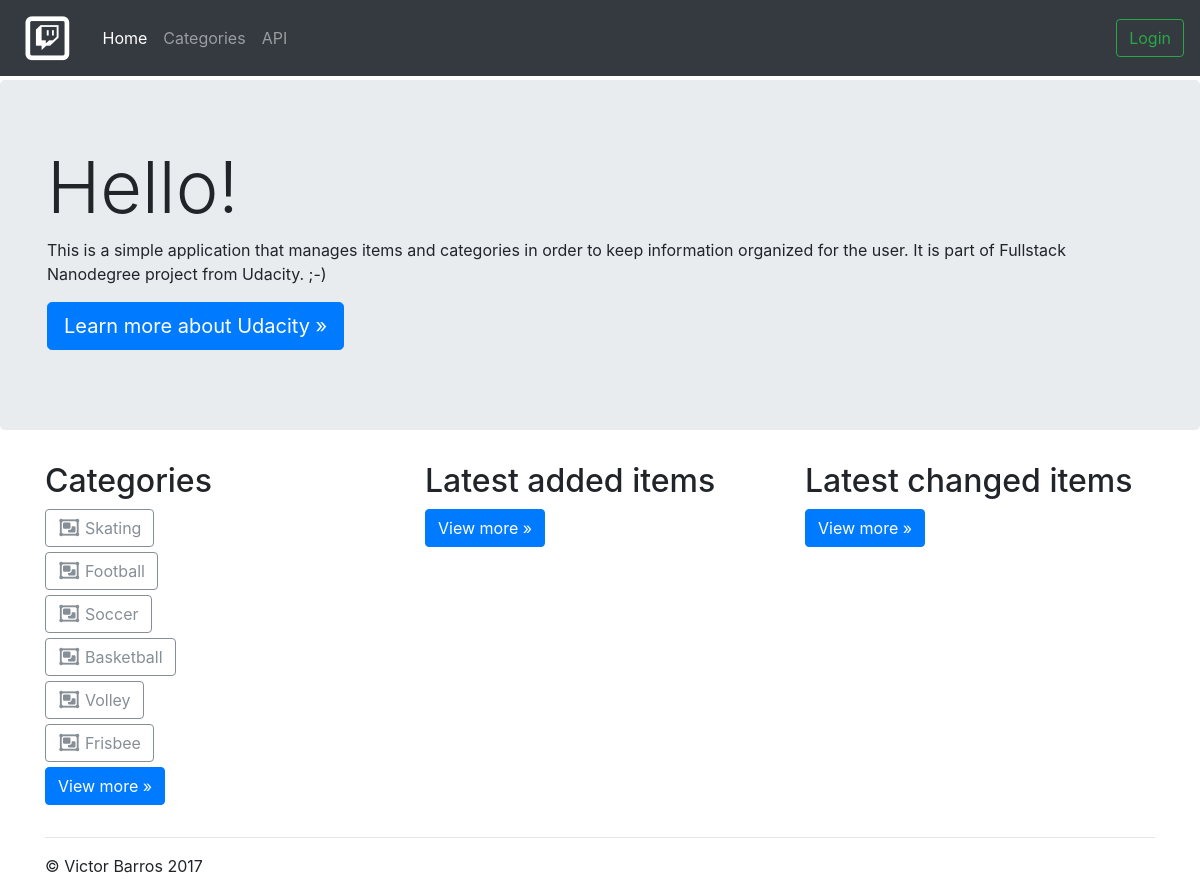
The app's page /manager/, older data.
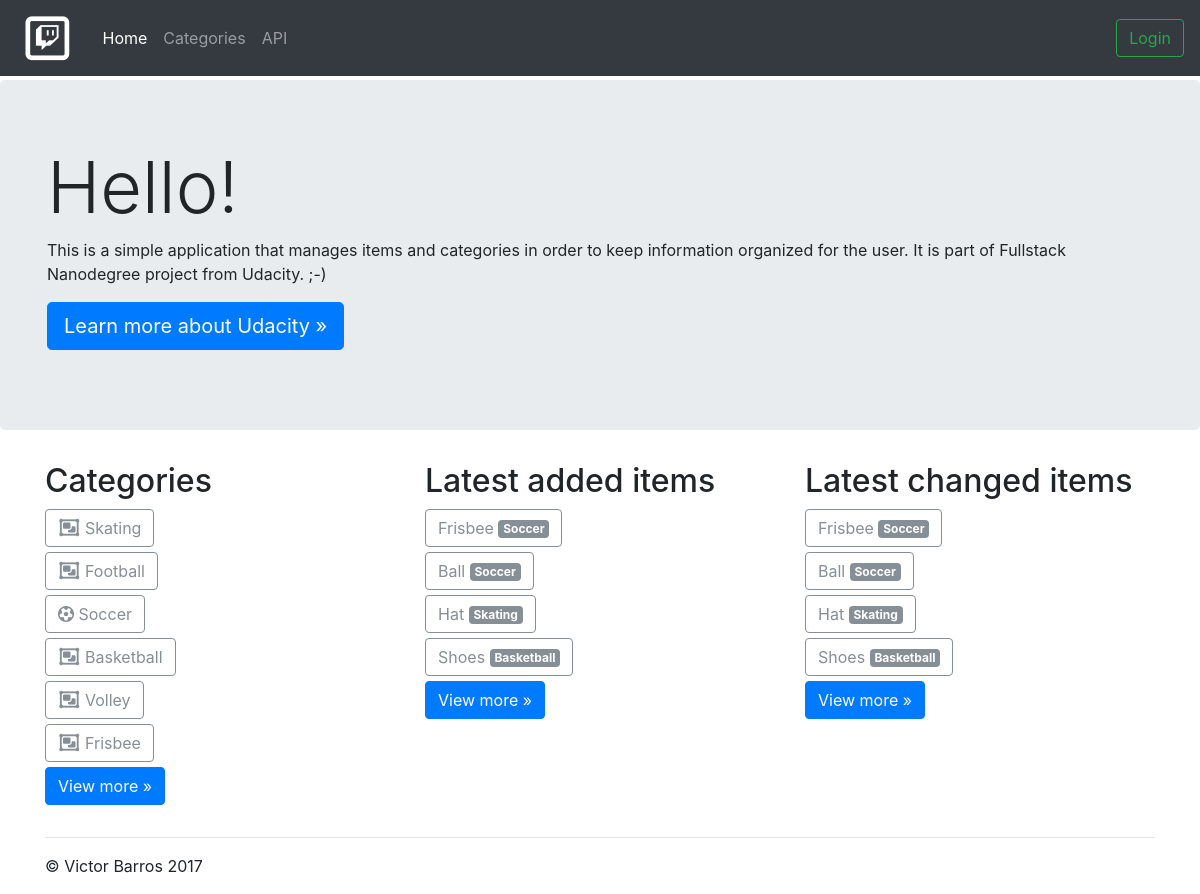
The same page, newer data.
### manager/models.py (models this page shows, shortened)
class Categories(models.Model):
    ID = models.AutoField(primary_key=True)
    Name = models.CharField(max_length=30)
    Icon = models.CharField(max_length=250)
    class Meta:
        verbose_name = ("Category")
        verbose_name_plural = ("Categories")

class Items(models.Model):
    ID = models.AutoField(primary_key=True)
    Title = models.CharField(max_length=50)
    Description = models.CharField(max_length=250)
    Category = models.ForeignKey(
        Categories, related_name='items', on_delete=models.CASCADE)
    User = models.ForeignKey(settings.AUTH_USER_MODEL)
    CreatedAt = models.DateTimeField(auto_now_add=True, blank=False)
    ChangedAt = models.DateTimeField(auto_now_add=True, blank=False)
    class Meta:
        verbose_name = ("Item")
        verbose_name_plural = ("Items")

### manager/views.py (the view)
def index(request):
    template = loader.get_template('manager/index.html')
    categories = Categories.objects.all().order_by('?')[:10]
    added = Items.objects.all().order_by('CreatedAt')[:10]
    changed = Items.objects.all().order_by('ChangedAt')[:10]
    context = {
        'categories': categories,
        'added': added,
        'changed': changed,
    }
    return HttpResponse(template.render(context, request))

### manager/templates/manager/index.html
{% extends "manager/base.html" %} {% block content %}
<div class="jumbotron">
  <div class="container">
    <h1 class="display-3">Hello!</h1>
    <p>This is a simple application that manages items and categories in order to keep information organized for the user. It is part of Fullstack Nanodegree project from Udacity. ;-)</p>
    <p><a class="btn btn-primary btn-lg" href="https://www.udacity.com/" role="button">Learn more about Udacity &raquo;</a></p>
  </div>
</div>
<div class="container">
  <div class="row">
    <div class="col-md-4">
      <h2>Categories</h2> {% for category in categories %}
      <div style="margin-bottom: 5px;">
        <a class="btn btn-outline-secondary" href="{% url 'manager:items_category' view='all' category=category.ID %}">
          <li class="{{ category.Icon }}"></li>
          {{ category.Name }}
        </a>
      </div>
      {% endfor %}
      <p><a class="btn btn-primary" href="{% url 'manager:categories' %}" role="button">View more &raquo;</a></p>
    </div>
    <div class="col-md-4">
      <h2>Latest added items</h2> {% for item in added %}
      <div style="margin-bottom: 5px;">
        <a class="btn btn-outline-secondary" href="{% url 'manager:items_item' view='added' category=item.Category.ID item=item.ID %}">
            {{ item.Title }}
            <span class="badge badge-secondary">{{ item.Category.Name }}</span>
          </a>
      </div>
      {% endfor %}
      <p><a class="btn btn-primary" href="{% url 'manager:items' view='added' %}" role="button">View more &raquo;</a></p>
    </div>
    <div class="col-md-4">
      <h2>Latest changed items</h2> {% for item in changed %}
      <div style="margin-bottom: 5px;">
        <a class="btn btn-outline-secondary" href="{% url 'manager:items_item' view='changed' category=item.Category.ID item=item.ID %}">
            {{ item.Title }} <span class="badge badge-secondary">{{ item.Category.Name }}</span>
          </a>
      </div>
      {% endfor %}
      <p><a class="btn btn-primary" href="{% url 'manager:items' view='changed' %}" role="button">View more &raquo;</a></p>
    </div>
  </div>
  <hr>
</div>
{% endblock %}

### manager/templates/manager/base.html (shortened to what this page needs)
{% load static %}
<!doctype html>
<html lang="en">
  <head>
    <link href="{% static 'css/bootstrap.min.css' %}" rel="stylesheet">
  </head>
  <body>
    <nav class="navbar navbar-expand-md navbar-dark fixed-top bg-dark">
      <a class="navbar-brand" href="{% url 'manager:index' %}"><span class="fa-stack fa-lg"><i class="fa fa-square-o fa-stack-2x"></i><i class="fa fa-twitch fa-stack-1x"></i></span></a>
      <div class="collapse navbar-collapse" id="navbarsExampleDefault">
        <ul class="navbar-nav mr-auto">
          <li class="nav-item active">
            <a class="nav-link" href="{% url 'manager:index' %}">Home</a>
          </li>
          <li class="nav-item">
            <a class="nav-link" href="{% url 'manager:categories' %}">Categories</a>
          </li>
          <li class="nav-item">
            <a class="nav-link" href="{% url 'manager:api' %}">API</a>
          </li>
        </ul>
        <form class="form-inline my-2 my-lg-0">
          <ul class="navbar-nav mr-auto">
            <li class="nav-item">
              {% if user.is_authenticated %}
              <a class="btn btn-outline-secondary my-2 my-sm-0" href="{% url 'admin:index' %}"><i class="fa fa-unlock-alt"></i></a>
              <a class="btn btn-outline-warning my-2 my-sm-0" href="{% url 'logout' %}">Logout</a> {% else %}
              <a class="btn btn-outline-success my-2 my-sm-0" href="{% url 'login' %}">Login</a> {% endif %}
            </li>
          </ul>
        </form>
      </div>
    </nav>
    <main role="main">
      {% block content %}{% endblock %}
    </main>
    <footer class="container">
      <p>&copy; Victor Barros 2017</p>
    </footer>
  </body>
</html>

### manager/templates/manager/base.html (style rules this page uses)
body { padding-top: 5.0rem; }

Row changes from the older to the newer data that the page shows:
changed Categories "Soccer": Icon "fa fa-lg fa-object-group" → "fa fa-futbol-o" (drawn)
added Items: Title "Frisbee", Category.Name "Soccer"
added Items: Title "Ball", Category.Name "Soccer"
added Items: Title "Hat", Category.Name "Skating"
added Items: Title "Shoes", Category.Name "Basketball"
